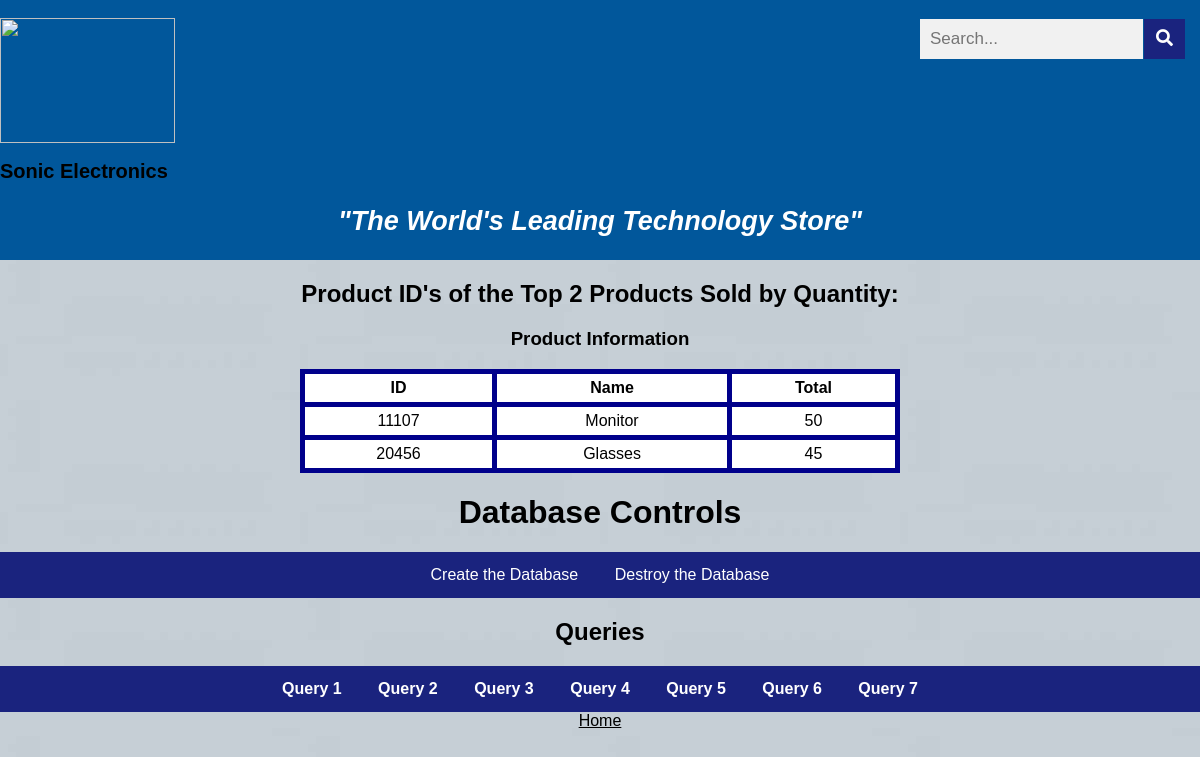
/queryFour.php, run on the app's committed database.
### tables this page shows
CREATE TABLE product(
    manufacturer_id     INT(5) NOT NULL,
    item_id             INT(5) NOT NULL,
    package_id          INT(5) NOT NULL,
    quantity            INT(5),
    price               DECIMAL(8,2),
    product_name        VARCHAR(30),
    PRIMARY KEY (item_id)
  );

### common.php (called while the page is built)
<?php
function escape($html)
{
  return htmlspecialchars($html, ENT_QUOTES | ENT_SUBSTITUTE, "UTF-8");
}

### queryFour.php (the view)
<?php include "templates/header.php"; ?>
<head>
   <link rel="stylesheet" href="css/style.css">
</head>
<?php
try
{
    require "config.php";
    require "common.php";
    $connection = new PDO($dsn, $username, $password, $options);
    $sql = "SELECT item_id, product_name, SUM(quantity) as total
    FROM product
    group by item_id
    ORDER BY total desc
    LIMIT 2";
    $statement = $connection->prepare($sql);
    $statement->execute();
    $result = $statement->fetchAll();
}
catch(PDOException $error)
{
    echo $sql . "<br>" . $error->getMessage();
}
?>
<?php
    if ($result && $statement->rowCount() > 0) { ?>
        <h2 align="center">Product ID's of the Top 2 Products Sold by Quantity:</h2>
        <h3 align="center">Product Information</h3>
        <table id="resultTable" align="center">
            <tr>
                <th id="resultHeader">ID</th>
                <th id="resultHeader">Name</th>
                <th id="resultHeader">Total</th>
            </tr>
            <?php foreach ($result as $row) { ?>
            <tr>
                <td id="resultData"><?php echo escape($row["item_id"]); ?></td>
                <td id="resultData"><?php echo escape($row["product_name"]); ?></td>
                <td id="resultData"><?php echo escape($row["total"]); ?></td>
            </tr>
            <?php } ?>
        </table>
        <?php } else { ?>
            > No Items Found
        <?php } ?>
<?php include "templates/footer.php"; ?>

### css/style.css (style rules this page uses)
body { margin: 0; font-family: Arial, Helvetica, sans-serif; }
* { box-sizing: border-box; }
body { margin:0; }
table { font-family: arial, sans-serif; border-collapse: collapse; width: 30%; background-color: white; }
td, th { border: 5px solid DarkBlue; text-align: center; padding: 8px; }
tr:nth-child(even) { background-color: white; }
table#resultTable { border-spacing: 15px; width: 50%; }
#resultHeader { padding: 5px; text-align: center; }
#resultData { padding: 5px; text-align: center; }

### data on the page
product: item_id "11107", product_name "Monitor", total "50"
product: item_id "20456", product_name "Glasses", total "45"
